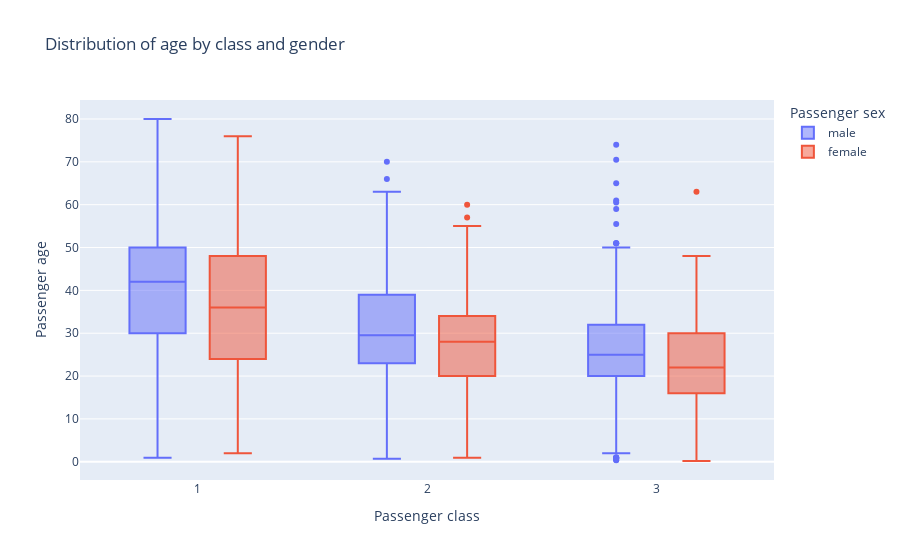

Notebook code for this chart:
### Markdown cell above
### 4.8 Box chart

### Code cell
def box_chart(dataframe: pd.DataFrame):
    graph = px.box(dataframe, x='Pclass', y='Age', color='Sex',
            labels={'Age': 'Passenger age', 'Pclass': 'Passenger class',
                'Sex': 'Passenger sex'},
            title='Distribution of age by class and gender')
    graph.show()

box_chart(dataframe)

### Figure 1 — Plotly figure (JSON) as saved in the notebook; plotly's stock layout.template omitted (floating-point values rounded to 4 significant figures; data arrays with more than 128 entries replaced by an {"elided": "..."} marker saying what was removed)
{"data": [{"alignmentgroup": "True", "hovertemplate": "Passenger sex=male<br>Passenger class=%{x}<br>Passenger age=%{y}<extra></extra>", "legendgroup": "male", "marker": {"color": "#636efa"}, "name": "male", "notched": false, "offsetgroup": "male", "orientation": "v", "showlegend": true, "type": "box", "x": {"elided": "843 int values"}, "x0": " ", "xaxis": "x", "y": {"elided": "843 float values"}, "y0": " ", "yaxis": "y"}, {"alignmentgroup": "True", "hovertemplate": "Passenger sex=female<br>Passenger class=%{x}<br>Passenger age=%{y}<extra></extra>", "legendgroup": "female", "marker": {"color": "#EF553B"}, "name": "female", "notched": false, "offsetgroup": "female", "orientation": "v", "showlegend": true, "type": "box", "x": {"elided": "466 int values"}, "x0": " ", "xaxis": "x", "y": {"elided": "466 float values"}, "y0": " ", "yaxis": "y"}], "layout": {"boxmode": "group", "legend": {"title": {"text": "Passenger sex"}, "tracegroupgap": 0}, "title": {"text": "Distribution of age by class and gender"}, "xaxis": {"anchor": "y", "domain": [0, 1], "title": {"text": "Passenger class"}}, "yaxis": {"anchor": "x", "domain": [0, 1], "title": {"text": "Passenger age"}}}}
